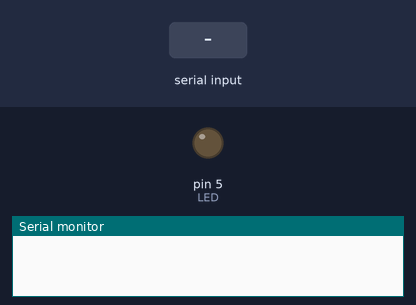
This sketch was run on a simulated Arduino Uno, built with avr-gcc and run on an emulated ATmega328P. Parts: output pins drawn as LEDs (lit = HIGH), the last lines printed to the serial monitor. The inputs (shaded band) are chosen by the test bench.

Above: at 1.2 s.
1.3 s: "D\n" received over Serial
At 1.7 s:
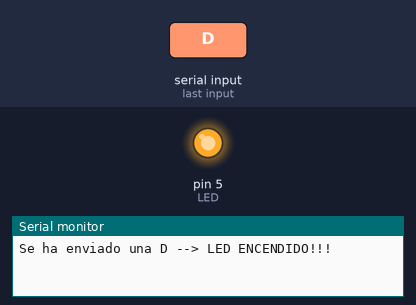
4.3 s: byte 73 ('I') received over Serial
At 5.2 s:
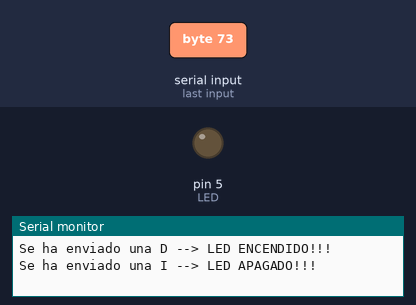
7.3 s: "d\n" received over Serial
At 8.5 s:
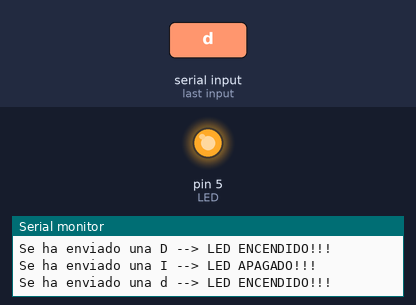
8.8 s: "I\n" received over Serial
At 9.8 s:
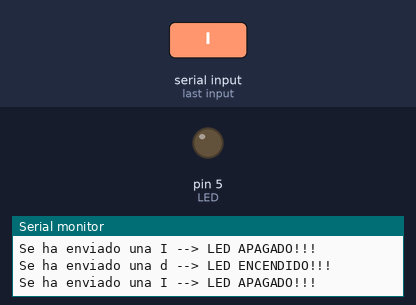
Timing chart, 0 to 11.3 s (numbered marks = the images above; inputs shaded):
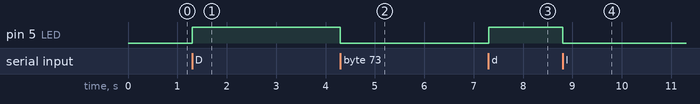

Measured:
- after the input at 1.3 s, pin 5 (LED): LOW → HIGH at once
- after the input at 4.3 s, pin 5 (LED): HIGH → LOW at once
- after the input at 7.3 s, pin 5 (LED): LOW → HIGH at once
- after the input at 8.8 s, pin 5 (LED): HIGH → LOW at once

The sketch:

control_desde_compu.ino
```cpp
/*  TITULO: Control de un LED a través del Monitor Serie

    AUTOR:

    MARIANO DEL CAMPO GARCÍA (@2015) --> INGENIERO TÉCNICO INDUSTRIAL ESPECIALIDAD ELECTRÓNICA
    - FACEBOOK: https://www.facebook.com/mariano.delcampogarcia
    - TWITTER: https://twitter.com/MarianoCampoGa
    - CORREO: marianodc83@gmail.com


    DESCRIPCIÓN DEL PROGRAMA

    Este programa controla un LED mediante el envío de carácteres a través del monitor serie.
    - Si mandamos "D" o "d" --> El LED se enciende.
    - Si mandamos "I" o "i" --> El LED se apaga.


    ESQUEMA DE CONEXION

                                      +-----+
         +----[PWR]-------------------| USB |--+
         |                            +-----+  |
         |         GND/RST2  [ ][ ]            |
         |       MOSI2/SCK2  [ ][ ]  A5/SCL[ ] |
         |          5V/MISO2 [ ][ ]  A4/SDA[ ] |
         |                             AREF[ ] |
         |                              GND[ ] |
         | [ ]N/C                    SCK/13[ ] |
         | [ ]IOREF                 MISO/12[ ] |
         | [ ]RST                   MOSI/11[ ]~|
         | [ ]3V3    +---+               10[ ]~|
         | [ ]5v    -| A |-               9[ ]~|
         | [ ]GND   -| R |-               8[ ] |
         | [ ]GND   -| D |-                    |
         | [ ]Vin   -| U |-               7[ ] |
         |          -| I |-               6[ ]~|
         | [ ]A0    -| N |-               5[ ]~|   LED(+)
         | [ ]A1    -| O |-               4[ ] |
         | [ ]A2     +---+           INT1/3[ ]~|
         | [ ]A3                     INT0/2[ ] |
         | [ ]A4/SDA  RST SCK MISO     TX>1[ ] |
         | [ ]A5/SCL  [ ] [ ] [ ]      RX<0[ ] |
         |            [ ] [ ] [ ]              |
         |  UNO_R3    GND MOSI 5V  ____________/
          \_______________________/

  NOTAS:

   - Cátodo(-) del LED (pata más corta) a GND a través de una R=220 ohms.

*/

  int LED = 5; // Pin digital para el LED
  char entrada; // Variable para guardar el valor del carácter enviado

  void setup()
  {
    pinMode(LED, OUTPUT); // Pin digital del LED como salida.
    Serial.begin(9600); // Velocidad de comunicación en baudios.
  }

  void loop()
  {
    if (Serial.available() > 0) // Si se recibe un carácter...
    {
      entrada = Serial.read(); // Guardamos el valor del carácter en la variable entrada.

      if ((entrada=='D')||(entrada=='d')) // Si el carácter recibido es "D" o "d"
      {
        digitalWrite(LED, HIGH); // Se enciende el LED
        Serial.print("Se ha enviado una "); // Mostramos valores a través del monitor serie
        Serial.write(entrada);
        Serial.print(" --> LED ENCENDIDO!!!");
        Serial.print("\n");
      }
      else if ((entrada=='I')||(entrada=='i')) // Si el carácter recibido es "I" o "i"
      {
        digitalWrite(LED, LOW); // Se apaga el LED
        Serial.print("Se ha enviado una "); // Mostramos valores a través del monitor serie
        Serial.write(entrada);
        Serial.print(" --> LED APAGADO!!!");
        Serial.print("\n");
      }
    }
  }
```
